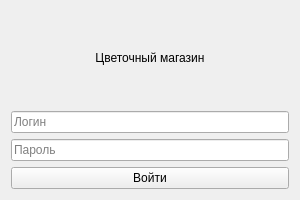
<?xml version="1.0" encoding="UTF-8"?>
<ui version="4.0">
 <class>Form</class>
 <widget class="QWidget" name="Form">
  <property name="geometry">
   <rect>
    <x>0</x>
    <y>0</y>
    <width>300</width>
    <height>200</height>
   </rect>
  </property>
  <property name="windowTitle">
   <string>Авторизация</string>
  </property>
  <layout class="QVBoxLayout" name="verticalLayout">
   <item>
    <widget class="QLabel" name="label">
     <property name="text">
      <string>Цветочный магазин</string>
     </property>
     <property name="alignment">
      <set>Qt::AlignmentFlag::AlignCenter</set>
     </property>
    </widget>
   </item>
   <item>
    <widget class="QLineEdit" name="username_input">
     <property name="placeholderText">
      <string>Логин</string>
     </property>
    </widget>
   </item>
   <item>
    <widget class="QLineEdit" name="password_input">
     <property name="placeholderText">
      <string>Пароль</string>
     </property>
     <property name="echoMode">
      <enum>QLineEdit::EchoMode::Password</enum>
     </property>
    </widget>
   </item>
   <item>
    <widget class="QPushButton" name="login_button">
     <property name="text">
      <string>Войти</string>
     </property>
    </widget>
   </item>
  </layout>
 </widget>
 <resources/>
 <connections/>
</ui>
